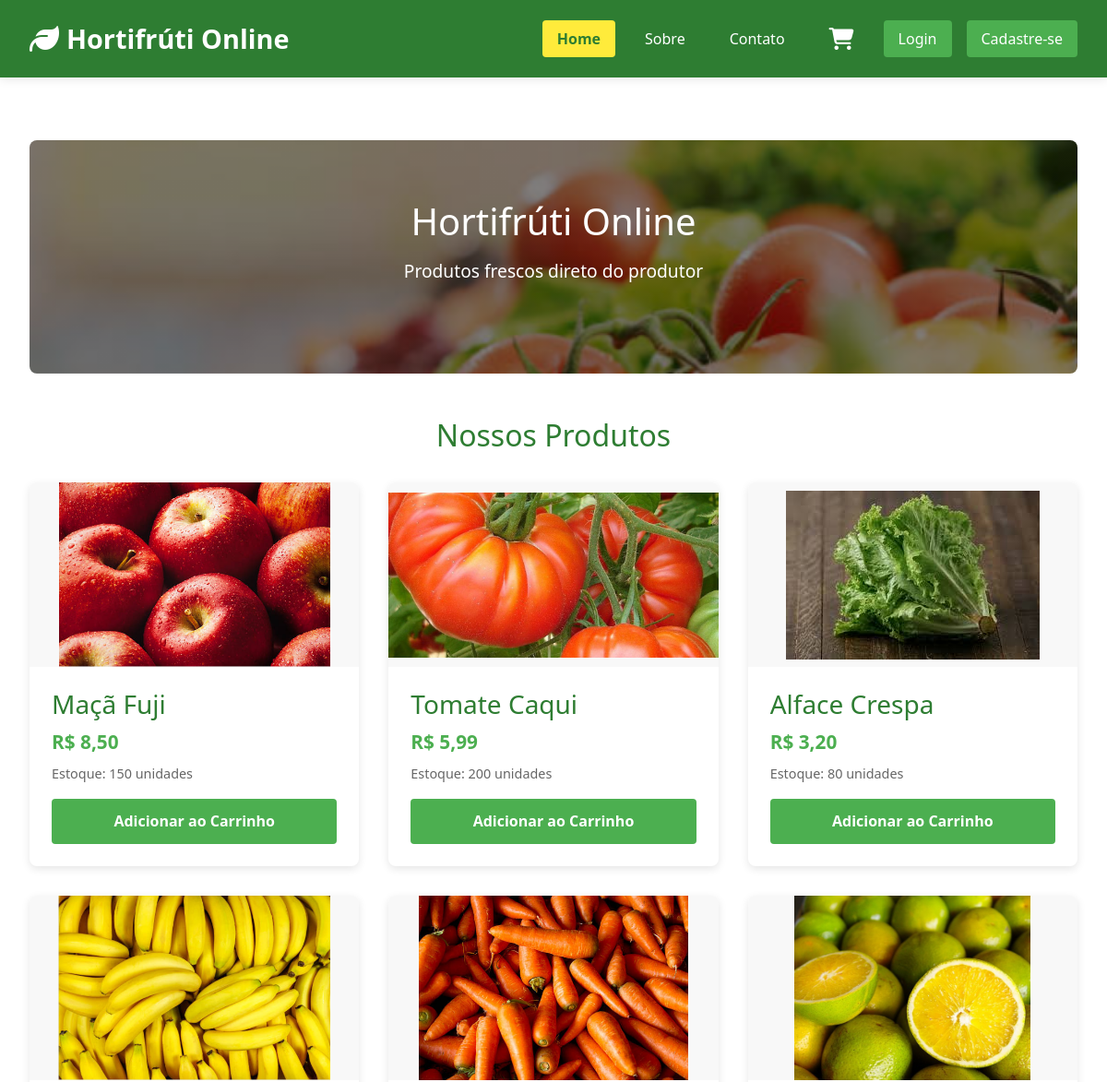
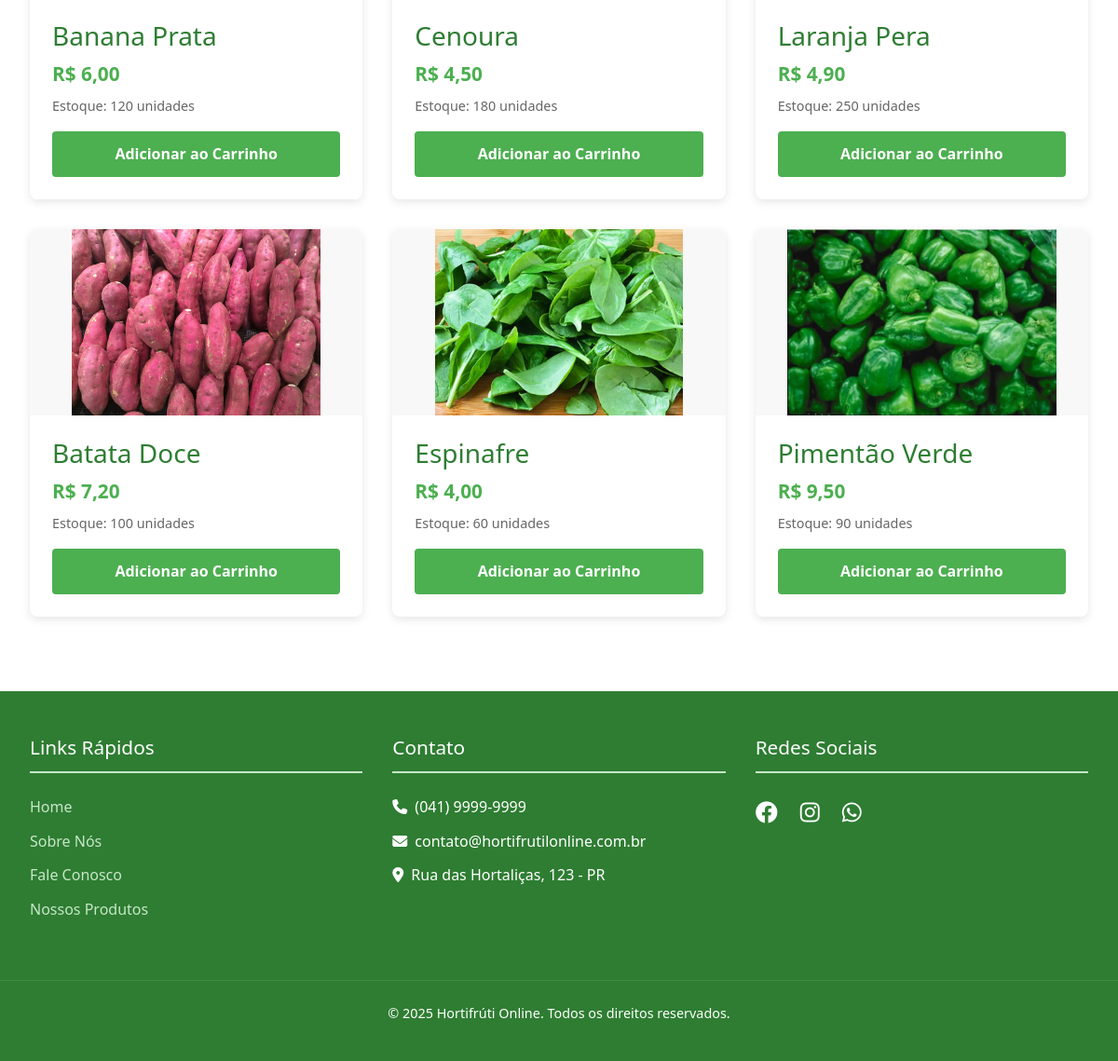
The page / on the database its author committed (2 pictures, top to bottom).
### tables this page shows
CREATE TABLE IF NOT EXISTS produtos (
    id INT AUTO_INCREMENT PRIMARY KEY,
    nome VARCHAR(255) NOT NULL,
    preco DECIMAL(10, 2) NOT NULL,
    estoque INT NOT NULL,
    categoria_id INT,  
    imagem VARCHAR(255),  
    data_cadastro DATETIME DEFAULT CURRENT_TIMESTAMP
);

### controllers/HomeController.php (called while the page is built, shortened)
<?php
require_once __DIR__ . '/../models/ProdutoModels.php';
class HomeController {
    public function index() {
        $produtoModel = new ProdutoModels();
        $produtos = $produtoModel->listarTodos();
        $css = 'home.css';
        require_once __DIR__ . '/../views/home/index.php';
    }
}
?>

### config/database.php (called while the page is built)
<?php
function getConnection() {
    $host = 'localhost';
    $dbname = 'hortifruti_bd';
    $user = 'root';
    $pass = '1234';
    try {
        $pdo = new PDO("mysql:host=$host;dbname=$dbname;charset=utf8", $user, $pass);
        $pdo->setAttribute(PDO::ATTR_ERRMODE, PDO::ERRMODE_EXCEPTION);
        return $pdo;
    } catch (PDOException $e) {
        die("Erro na conexão com o banco de dados: " . $e->getMessage());
    }
}
?>

### models/ProdutoModels.php (called while the page is built, shortened)
<?php
class ProdutoModels {
    private $pdo;
    public function __construct() {
        require_once __DIR__ . '/../config/database.php';
        $this->pdo = getConnection();
    }
    public function listarTodos() {
        $stmt = $this->pdo->query("SELECT * FROM produtos");
        return $stmt->fetchAll(PDO::FETCH_ASSOC);
    }
}
?>

### views/home/index.php (the view)
<?php require_once __DIR__ . '/../partials/header.php'; ?>
<div class="container">
    <div style="height: 120px;"></div>
    <section class="hero-banner" style="background-image: linear-gradient(rgba(0,0,0,0.5), rgba(0,0,0,0.5)), url('<?= BASE_URL ?>assets/img/banner.png')">
        <h1>Hortifrúti Online</h1>
        <p>Produtos frescos direto do produtor</p>
    </section>
    <section class="products-section">
        <h2>Nossos Produtos</h2>
        <div class="products-grid">
            <?php foreach ($produtos as $produto): ?>
            <div class="product-card">
                <div class="product-image">
                    <img src="<?= BASE_URL ?>assets/img/produtos/<?= $produto['imagem'] ?? 'default.png' ?>"
                         alt="<?= htmlspecialchars($produto['nome']) ?>"
                         title="<?= htmlspecialchars($produto['nome']) ?>">
                </div>
                <div class="product-info">
                    <h3><?= htmlspecialchars($produto['nome']) ?></h3>
                    <p class="product-price">R$ <?= number_format($produto['preco'], 2, ',', '.') ?></p>
                    <p class="product-stock">Estoque: <?= $produto['estoque'] ?> unidades</p>
                    <?php if (isset($_SESSION['carrinho'][$produto['id']])): ?>
<button class="btn-add-cart in-cart" disabled>
    <i class="fas fa-check"></i> No Carrinho
</button>
<?php else: ?>
<form action="?controller=Carrinho&action=adicionar&id=<?= $produto['id'] ?>" method="post" style="margin: 0;">
    <button type="submit" class="btn-add-cart">Adicionar ao Carrinho</button>
</form>
<?php endif; ?>
                </div>
            </div>
            <?php endforeach; ?>
        </div>
    </section>
</div>
<?php require_once __DIR__ . '/../partials/footer.php'; ?>

### public/index.php (shortened to what this page needs)
<?php
spl_autoload_register(function ($class) {
    $controllerFile = __DIR__ . "/../controllers/{$class}.php";
    if (file_exists($controllerFile)) {
        return;
    }
});
$controller = $_GET['controller'] ?? 'Home';
$action = $_GET['action'] ?? 'index';
$controllerClass = "{$controller}Controller";
$allowedControllers = [
    'Home',
    'Auth',
    'Produto',
    'Cliente',
    'Funcionario',
    'Pedido',
    'Carrinho'
];
if (in_array($controller, $allowedControllers) && class_exists($controllerClass)) {
    $controllerInstance = new $controllerClass();
    if (method_exists($controllerInstance, $action)) {
        $controllerInstance->$action();
    } else {
        http_response_code(404);
        require_once __DIR__ . '/../views/errors/404.php';
    }
} else {
    http_response_code(404);
    require_once __DIR__ . '/../views/errors/404.php';
}
?>

### views/partials/header.php (shortened to what this page needs)
<!DOCTYPE html>
<html lang="pt-BR">
<head>
    <link rel="stylesheet" href="https://cdnjs.cloudflare.com/ajax/libs/font-awesome/6.4.0/css/all.min.css">
    <link rel="stylesheet" href="<?= BASE_URL ?>assets/css/header_footer.css">
    <link href="https://cdn.jsdelivr.net/npm/bootstrap@5.3.0/dist/css/bootstrap.min.css" rel="stylesheet">
    <link rel="stylesheet" href="<?= BASE_URL ?>assets/css/<?= $css ?? 'style.css' ?>">
</head>
<body>
    <header class="main-header">
        <div class="header-container">
            <div class="logo">
                <a href="<?= BASE_URL ?>">
                    <i class="fas fa-leaf"></i>
                    <span>Hortifrúti Online</span>
                </a>
            </div>
            <nav class="nav-menu">
    <?php
    $currentController = $_GET['controller'] ?? 'Home';
    $currentAction = $_GET['action'] ?? 'index';
    function isActive($controller, $action, $currentController, $currentAction) {
        if ($controller === $currentController && $action === $currentAction) {
            return 'active';
        }
        return '';
    }
    $logado = isset($_SESSION['usuario']) || isset($_SESSION['funcionario']);
    ?>
    <div class="main-links">
        <a href="?controller=Home&action=index" class="<?= isActive('Home', 'index', $currentController, $currentAction) ?>">Home</a>
        <a href="?controller=Home&action=sobre" class="<?= isActive('Home', 'sobre', $currentController, $currentAction) ?>">Sobre</a>
        <a href="?controller=Home&action=contato" class="<?= isActive('Home', 'contato', $currentController, $currentAction) ?>">Contato</a>
    </div>
    <div class="auth-buttons">
        <a href="?controller=Carrinho&action=index" class="cart-icon">
            <i class="fas fa-shopping-cart"></i>
        </a>
        <?php if ($logado): ?>
            <a href="?controller=Auth&action=logout" class="btn-logout">Sair</a>
        <?php else: ?>
            <a href="?controller=Auth&action=login" class="btn-login <?= isActive('Auth', 'login', $currentController, $currentAction) ?>">Login</a>
            <a href="?controller=Cliente&action=create" class="btn-register">Cadastre-se</a>
        <?php endif; ?>
    </div>
</nav>
        </div>
    </header>
    <main class="main-content">

### views/partials/footer.php (shortened to what this page needs)
</main>
        <footer class="main-footer">
            <div class="footer-container">
                <div class="footer-section">
                    <h3>Links Rápidos</h3>
                    <ul class="footer-links">
                        <li><a href="<?= BASE_URL ?>?controller=Home&action=index">Home</a></li>
                        <li><a href="<?= BASE_URL ?>?controller=Home&action=sobre">Sobre Nós</a></li>
                        <li><a href="<?= BASE_URL ?>?controller=Home&action=contato">Fale Conosco</a></li>
                        <li><a href="<?= BASE_URL ?>?controller=Produto&action=index">Nossos Produtos</a></li>
                    </ul>
                </div>
                <div class="footer-section">
                    <h3>Contato</h3>
                    <div class="contact-info">
                        <p><i class="fas fa-phone"></i> (041) 9999-9999</p>
                        <p><i class="fas fa-envelope"></i> contato@hortifrutilonline.com.br</p>
                        <p><i class="fas fa-map-marker-alt"></i> Rua das Hortaliças, 123 - PR</p>
                    </div>
                </div>
                <div class="footer-section">
                    <h3>Redes Sociais</h3>
                    <div class="social-links">
                        <a href="#"><i class="fab fa-facebook"></i></a>
                        <a href="#"><i class="fab fa-instagram"></i></a>
                        <a href="#"><i class="fab fa-whatsapp"></i></a>
                    </div>
                </div>
            </div>
            <div class="copyright">
                <p>&copy; <?= date('Y') ?> Hortifrúti Online. Todos os direitos reservados.</p>
            </div>
        </footer>
    </body>
</html>

### public/assets/css/header_footer.css (style rules this page uses)
:root { --primary-color: #2E7D32; --secondary-color: #4CAF50; --light-color: #C8E6C9; --text-color: #333; --white: #fff; --active-menu-color: #FFEB3B; }
.main-header { background-color: var(--primary-color); color: var(--white); padding: 1rem 0; box-shadow: 0 2px 10px rgba(0,0,0,0.1); position: fixed; top: 0; width: 100%; z-index: 1000; }
.header-container { max-width: 1200px; margin: 0 auto; display: flex; justify-content: space-between; align-items: center; padding: 0 2rem; }
.logo a { color: var(--white); text-decoration: none; display: flex; align-items: center; gap: 0.5rem; font-size: 1.8rem; font-weight: bold; }
.logo i { font-size: 2rem; }
.nav-menu { display: flex; align-items: center; gap: 1rem; }
.main-links, .auth-buttons { display: flex; align-items: center; gap: 1rem; }
.nav-menu a { color: var(--white); text-decoration: none; font-weight: 500; transition: all 0.3s ease; padding: 0.5rem 1rem; border-radius: 4px; white-space: nowrap; }
.nav-menu a.active { background-color: var(--active-menu-color); color: var(--primary-color); font-weight: bold; }
.btn-login, .btn-register, .btn-logout { background-color: var(--secondary-color); color: var(--white) !important; font-weight: bold; cursor: pointer; transition: all 0.3s ease; }
.main-content { min-height: calc(100vh - 200px); padding-top: 100px; }
.main-footer { background-color: var(--primary-color); color: var(--white); padding: 3rem 0 1.5rem; margin-top: 3rem; }
.footer-container { max-width: 1200px; margin: 0 auto; display: grid; grid-template-columns: repeat(auto-fit, minmax(250px, 1fr)); gap: 2rem; padding: 0 2rem; }
.footer-section h3 { border-bottom: 2px solid var(--light-color); padding-bottom: 0.8rem; margin-bottom: 1.5rem; font-size: 1.3rem; }
.footer-links { list-style: none; padding: 0; }
.footer-links li { margin-bottom: 0.8rem; }
.footer-links a { color: var(--light-color); text-decoration: none; transition: all 0.3s ease; }
.contact-info p { display: flex; align-items: center; gap: 0.5rem; margin: 0 0 0.8rem; }
.social-links { display: flex; gap: 1.5rem; font-size: 1.5rem; }
.social-links a { color: var(--white); transition: all 0.3s ease; }
.copyright { text-align: center; margin-top: 3rem; padding-top: 1.5rem; border-top: 1px solid rgba(255,255,255,0.1); font-size: 0.9rem; }
.cart-icon { position: relative; display: inline-block; font-size: 1.5rem; color: #fff; }

### public/assets/css/home.css (style rules this page uses)
.main-content { min-height: calc(100vh - 200px); padding: 2rem 0; }
.container { max-width: 1200px; margin: 0 auto; padding: 0 2rem; }
.hero-banner { background: linear-gradient(rgba(0,0,0,0.6), rgba(0,0,0,0.6)), url('../img/banner.jpg'); background-size: cover; background-position: center; color: white; text-align: center; padding: 4rem 2rem; border-radius: 8px; margin-bottom: 3rem; }
.hero-banner h1 { font-size: 2.5rem; margin-bottom: 1rem; }
.hero-banner p { font-size: 1.2rem; max-width: 600px; margin: 0 auto 2rem; }
.products-section h2 { text-align: center; font-size: 2rem; color: var(--primary-color); margin-bottom: 2rem; }
.products-grid { display: grid; grid-template-columns: repeat(auto-fill, minmax(280px, 1fr)); gap: 2rem; }
.product-card { background: white; border-radius: 8px; overflow: hidden; box-shadow: 0 3px 10px rgba(0,0,0,0.1); transition: all 0.3s ease; }
.product-image { height: 200px; background: #f8f8f8; display: flex; align-items: center; justify-content: center; }
.product-image img { max-width: 100%; max-height: 100%; object-fit: contain; }
.product-info { padding: 1.5rem; }
.product-info h3 { margin: 0 0 0.5rem; color: var(--primary-color); }
.product-price { font-size: 1.3rem; font-weight: bold; color: var(--secondary-color); margin: 0.5rem 0; }
.product-stock { color: #666; font-size: 0.9rem; margin-bottom: 1rem; }
.btn-add-cart { width: 100%; padding: 0.8rem; background-color: var(--secondary-color); color: white; border: none; border-radius: 4px; font-weight: bold; cursor: pointer; transition: all 0.3s ease; }

### rows shown on the page
produtos: imagem (picture), nome "Maçã Fuji", preco "8,50", estoque "150"
produtos: imagem (picture), nome "Tomate Caqui", preco "5,99", estoque "200"
produtos: imagem (picture), nome "Alface Crespa", preco "3,20", estoque "80"
produtos: imagem (picture), nome "Banana Prata", preco "6,00", estoque "120"
produtos: imagem (picture), nome "Cenoura", preco "4,50", estoque "180"
produtos: imagem (picture), nome "Laranja Pera", preco "4,90", estoque "250"
produtos: imagem (picture), nome "Batata Doce", preco "7,20", estoque "100"
produtos: imagem (picture), nome "Espinafre", preco "4,00", estoque "60"
produtos: imagem (picture), nome "Pimentão Verde", preco "9,50", estoque "90"
